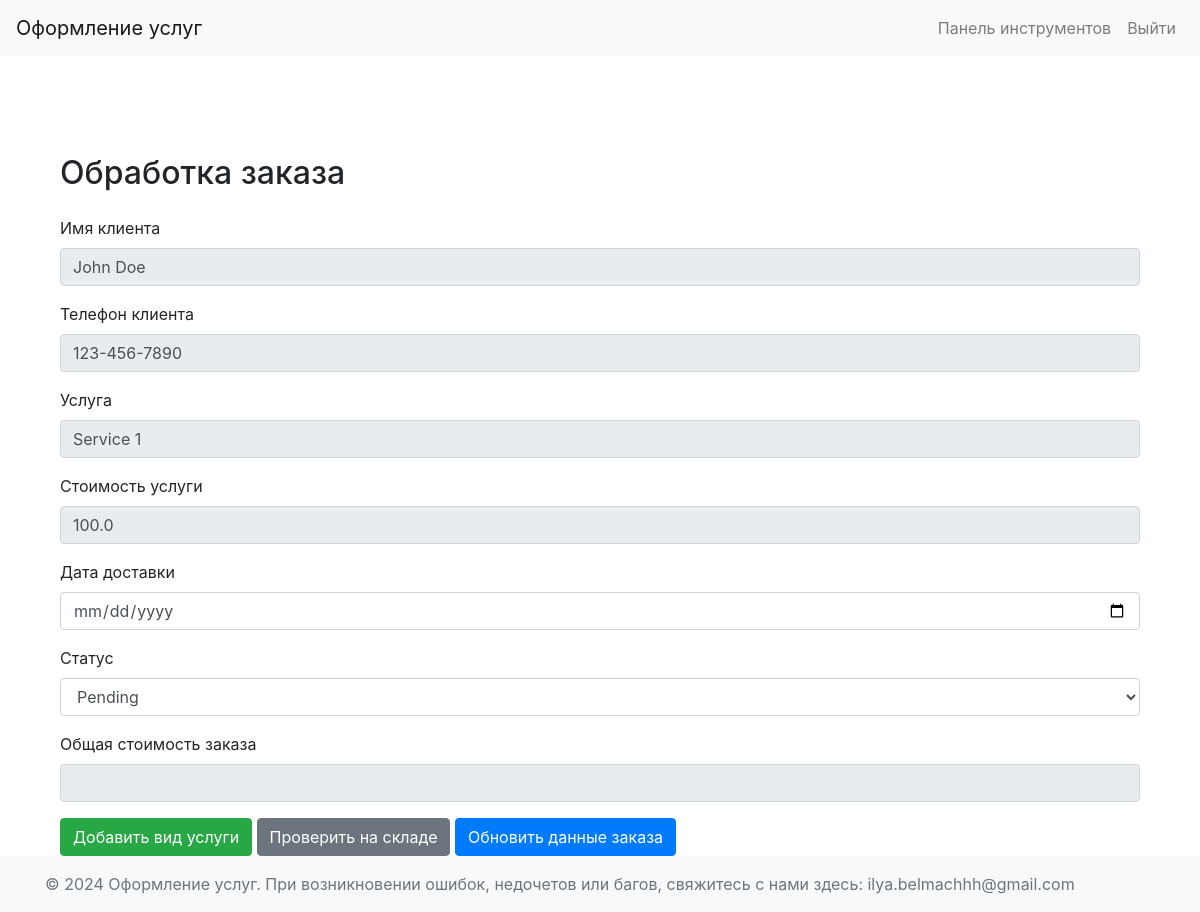
/employee/order/1 (signed in), run on the app's committed database.
### app/models.py (models this page shows, shortened)
class Clients(db.Model):
    __tablename__ = 'Clients'
    id = db.Column(db.Integer, primary_key=True)
    full_name = db.Column(db.String(150), nullable=False)
    address = db.Column(db.String(250), nullable=False)
    telephone = db.Column(db.String(50), unique=True, nullable=False)
    login = db.Column(db.String(150), unique=True, nullable=False)
    password = db.Column(db.String(150), nullable=False)

class Services(db.Model):
    __tablename__ = 'Services'
    id = db.Column(db.Integer, primary_key=True)
    service_name = db.Column(db.String(150), nullable=False)
    cost = db.Column(db.Float, nullable=False)

class Delivery(db.Model):
    __tablename__ = 'Delivery'
    id = db.Column(db.Integer, primary_key=True)
    order_id = db.Column(db.Integer, db.ForeignKey('Orders.id'))
    delivery_date = db.Column(CustomDate, nullable=False)
    order = db.relationship("Orders", backref=db.backref("Delivery", lazy=True, cascade="all,delete"))

class Orders(db.Model):
    __tablename__ = 'Orders'
    id = db.Column(db.Integer, primary_key=True)
    client_id = db.Column(db.Integer, db.ForeignKey('Clients.id'), nullable=False)
    employee_id = db.Column(db.Integer, db.ForeignKey('Employees.id'))
    service_id = db.Column(db.Integer, db.ForeignKey('Services.id'))
    status_id = db.Column(db.Integer, db.ForeignKey('OrdersStatuses.id'))
    order_date = db.Column(CustomDate, nullable=False)
    client = db.relationship('Clients', backref=db.backref('OrderedObjects', lazy=True))
    employee = db.relationship('Employees', backref=db.backref('OrderedObjects', lazy=True))
    service = db.relationship('Services', backref=db.backref('OrderedObjects', lazy=True))
    status = db.relationship('OrdersStatuses', backref=db.backref('OrderedObjects', lazy=True))
    delivery = db.relationship('Delivery', cascade="all,delete", backref=db.backref('OrderedObjects', lazy=True))

class OrdersStatuses(db.Model):
    __tablename__ = 'OrdersStatuses'
    id = db.Column(db.Integer, primary_key=True)
    status_name = db.Column(db.String(150), nullable=False)

### app/employees/routs.py (the view)
@employees.route('/employee/order/<int:order_id>', methods=['GET', 'POST'])
def order_details(order_id):
    if session.get('role') != 'employee':
        return redirect(url_for('users.login'))
    order = Orders.query.get_or_404(order_id)
    ordered_objects = OrderedObjects.query.filter_by(order_id=order.id).all()
    service_objects = ServiceObjects.query.all()
    order_statuses = OrdersStatuses.query.all()
    delivery = Delivery.query.filter_by(order_id=order.id).first()
    return render_template(
        'employee/order_details.html',
        order=order,
        ordered_objects=ordered_objects,
        service_objects=service_objects,
        order_statuses=order_statuses,
        delivery=delivery
    )

### app/__init__.py (called while the page is built)
def create_app(config=Config):
    app = Flask(__name__)
    app.config.from_object(config)
    app.jinja_env.filters['zip'] = zip
    @app.template_filter()
    def kravchuk_date_format(date_value: date):
        return date_value.strftime("%d.%m.%Y")
    db.init_app(app)
    from app.users.routes import users
    from app.clients.routs import clients
    from app.employees.routs import employees
    from app.admin.routs import admin
    app.register_blueprint(users)
    app.register_blueprint(clients)
    app.register_blueprint(employees)
    app.register_blueprint(admin)
    return app

### app/models.py (called while the page is built)
    def process_result_value(self, value, dialect):
        if value is not None and isinstance(value, str):
            return datetime.strptime(value, self.storage_format).date()
        return value

### app/templates/employee/order_details.html (shortened to what this page needs)
{% extends "dashboard_base.html" %}
{% block content %}
<div class="container mt-5">
    <h2 class="mb-4">Обработка заказа</h2>
    <form method="POST">
        <div class="mb-3">
            <label for="clientName" class="form-label">Имя клиента</label>
            <input type="text" class="form-control" id="clientName" value="{{ order.client.full_name }}" readonly>
        </div>
        <div class="mb-3">
            <label for="clientPhone" class="form-label">Телефон клиента</label>
            <input type="text" class="form-control" id="clientPhone" value="{{ order.client.telephone }}" readonly>
        </div>
        <div class="mb-3">
            <label for="serviceName" class="form-label">Услуга</label>
            <input type="text" class="form-control" id="serviceName" value="{{ order.service.service_name }}" readonly>
        </div>
        <div class="mb-3">
            <label for="serviceCost" class="form-label">Стоимость услуги</label>
            <input type="text" class="form-control" id="serviceCost" value="{{ order.service.cost }}" readonly>
        </div>
        <div class="mb-3">
            <label for="deliveryDate" class="form-label">Дата доставки</label>
            <input type="date" class="form-control" id="deliveryDate" name="delivery_date" value="{{ delivery.delivery_date|kravchuk_date_format }}">
        </div>
        <div class="form-group">
            <label for="status">Статус</label>
            <select class="form-control" id="statusIdSelect" name="status">
                {% for status in order_statuses %}
                <option value="{{ status.id }}" {% if status.id == order.status_id %}selected{% endif %}>{{ status.status_name }}</option>
                {% endfor %}
            </select>
        </div>
        <div class="mb-3">
            <label for="totalPrice" class="form-label">Общая стоимость заказа</label>
            <input type="input" class="form-control" id="totalPrice" name="total_price" readonly>
        </div>
        <button type="button" id="add_service_object_but" name="add_service_object" class="btn btn-success">Добавить вид услуги</button>
        <button type="submit" name="check_stock" class="btn btn-secondary">Проверить на складе</button>
        <button type="button" id="update_order" name="create_order" class="btn btn-primary">Обновить данные заказа</button>
    </form>
</div>
{% endblock %}

### data on the page
Clients: client.full_name "John Doe", client.telephone "123-456-7890"
Services: service.service_name "Service 1", service.cost "100.0"
Orders: status "Pending"
